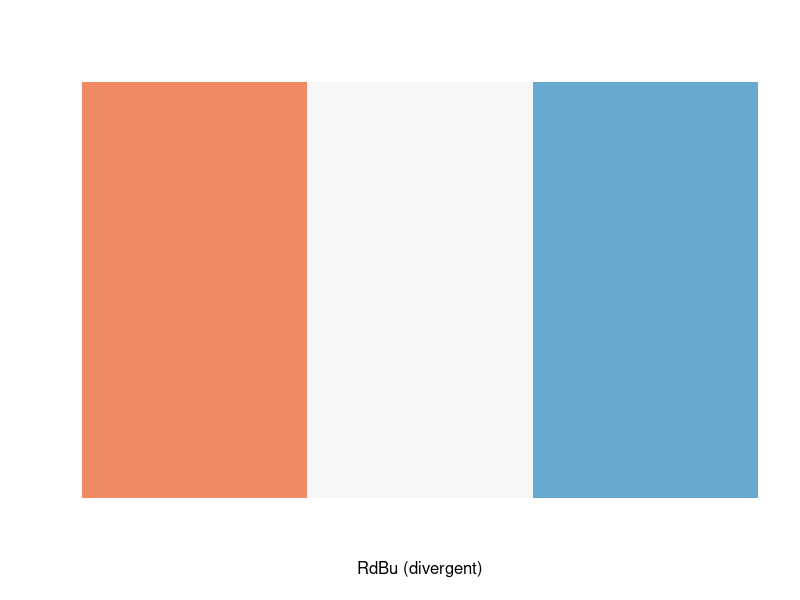
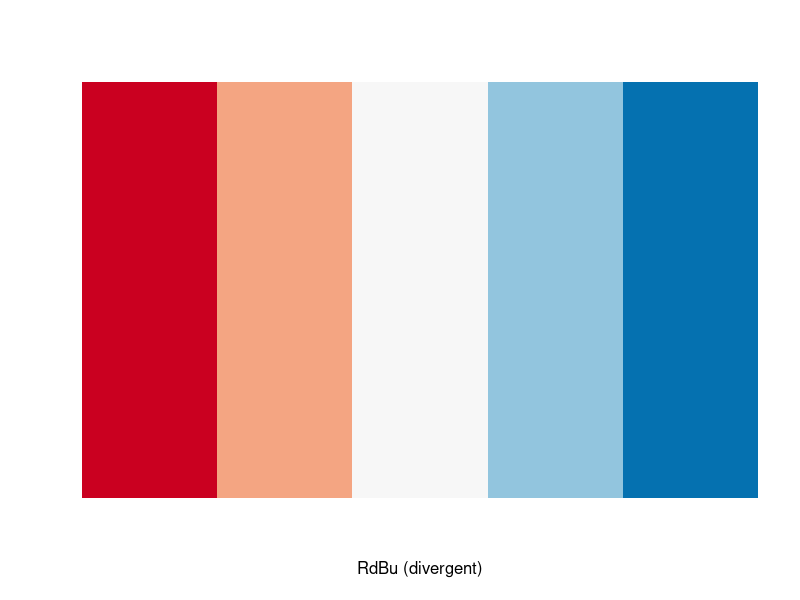

These figures' R source, in order: (Note: this script raises an error after producing the figures.)
# Descriptive analysis
require(RColorBrewer)
#require(corrplot)
require(ggplot2)

# prepare color pallettes
display.brewer.pal(n = 3, name = 'RdBu')
display.brewer.pal(n = 5, name = 'RdBu')
pal3 <- brewer.pal(n = 3, name = "RdBu")
pal4 <- brewer.pal(n = 4, name = "RdBu")
pal5 <- brewer.pal(n = 5, name = "RdBu")
pal6 <- brewer.pal(n = 6, name = "RdBu")

# +++++++ A| descriptive statitics (for table 1) ++++++
# UNIVARIATE 
# sex
table(hcw.data$sex) # 195F, 110M
# age
table(hcw.data$age_gp) # 15<25, 109 25-34, 102 35-44, 54 45-54, 24 55+
# district
table(hcw.data$district) # 183 FT, 122 Kambia
# ethnic group
table(hcw.data$ethnic_gp) # 89 Temne, 87 Mende, 46 Limba, 12 Fula, 20 Mandingo...
# religion
table(hcw.data$rel) # 167 Christian, 138 Muslim
# health centre type
table(hcw.data$health_ctr_type) # 130 Gov hosp (42,6%), 4 private hosp (1,3%), 11 NGO clinic (3,6%), 119 CHC (39,0%), 24 CHP (7,9%), 17 MCHP (5,6%)

# profession
table(hcw.data$profession)

# Descriptive figures: 
# age distribution
ggplot(hcw.data, aes(x=age_gp)) + geom_histogram()

# BIVARIATE
# radio/tv
counts <- table(hcw.data$hh_radio, hcw.data$hh_tv)
legend1 <- c("No radio", "Radio")
barplot(counts, main="",
        xlab="TV ownership", col=pal2[c(1,3)],
        legend = legend1)

# most people own radio (>80%), most people also have tv (>66%). People with tv more likely to have radio.
inc.edu.table <- table(hcw.data$edu_gp, hcw.data$income_gp)
chisq.test(table(hcw.data$edu_gp, hcw.data$income_gp))
prop.table(inc.edu.table, 1) # better educated earn better on average
prop.table(inc.edu.table, 2) # better educated earn better on average

# proportion of income acc to edu group
inc.edu.table2 <- table(hcw.data$ses_gp, hcw.data$edu_gp)
counts2 <- prop.table(inc.edu.table2, 2)
#counts <- table(hcw.data$income_gp, hcw.data$edu_gp)
legend2 <- c("low income", "medium income", "high income")

pdf("C:/Users/Mario/Sync/Sierra Leone survey/paper/figures/edu_income.pdf")
par(mfrow=c(1, 1), mar=c(5, 5, 4, 8), las=1)
barplot(counts2, main="",
        xlab="Education", ylab="Proportion", col=pal3[c(1,2,3)],
        legend = legend2, args.legend = list(x = "topright", bty = "n", inset=c(-0.35, 0)), names.arg = c("Low (n=34)", "Mid (n=136)", "High (n=135)"))
dev.off()

# profession by sex
table(hcw.data$sex, hcw.data$profession)
prof.sex.table <- table(hcw.data$sex, as.factor(hcw.data$prof_name))
counts3 <- prop.table(prof.sex.table,2)
counts3 <- counts3*100
legend3 <- c("Female", "Male")
pdf("C:/Users/Mario/Sync/Sierra Leone survey/paper/figures/sex_prof.pdf", height = 7, width = 15)
par(mfrow=c(1, 1), mar=c(5, 5, 4, 6), las=1)
barplot(counts3, main="",
        xlab="Profession", ylab="Percentage", col=pal3[c(1,3)],cex.axis = 1.2, 
        legend = legend3, args.legend = list(x = "topright", bty = "n", inset=c(-0.07, 0)),
        names.arg = c("Admin\n(n=8)", "CHO/A\n(n=23)", "CHW\n(n=18)", "Support\n(n=35)", "Doctor\n(n=4)", "Lab\n(n=31)", "MCHA\n(n=24)", "Midwife\n(n=18)", "Nurse\n(n=134)", "Pharma\n(n=7)"))
dev.off()

# HC by district
dist_ctrtype_tbl <- table(hcw.data$health_ctr_type, hcw.data$district)
counts4 <- prop.table(dist_ctrtype_tbl,2)
counts4 <- counts4 *100
legend4 <- c("Govt hospital", "Private clinic", "NGO clinic", "CHC", "CHP", "MCHP")
pdf("C:/Users/Mario/Sync/Sierra Leone survey/paper/figures/hctype_district.pdf", height = 7, width = 5)
par(mfrow=c(1, 1), mar=c(5, 5, 4, 7.2), las=1)
barplot(counts4, main="",
        xlab="District", ylab="Percentage", col=pal6[1:6],
        legend = legend4, args.legend = list(x = "topright", bty = "n", inset=c(-0.19, 0)),
        names.arg = c("Freetown (n=183)", "Kambia (n=122)"))
dev.off()

# ++++ check whether population representative (asked Hana for more info) ++++
# sex, age...
# sex 63,8% in HRH strategy 62%

# (0.638-0.62)/(sqrt((0.62*(1-0.62))/305))
prop.test(x=195, n =305, p=0.62)



# professions: oversampled those in hospitals (lab workers), undersampled PHUs
# religion,
# profession (42,5% nurses vs. here 44,4%, 4,7% midwives (5.9%), 5,1% lab (10,2%), 28% MCHA (7,9%), 9,2% CHO(7,5%))
table(hcw.data$profession) # oversampled lab workers undersampled MCHA
# SES?
# volunteer
table(hcw.data$payroll) # 41,0% volunteers (vs. 3600/13500: 26,5%)



# correlations between vars

# calculate correlations between vars
# correlations <- cor(hcw.data[,c(1,3,5,6,7,8,9,10,11,13,14,16,17,18,19,20,21,22,23,24,25,26,27,28,29,30,31,32,33,34)])
# corrplot(correlations, method="circle")